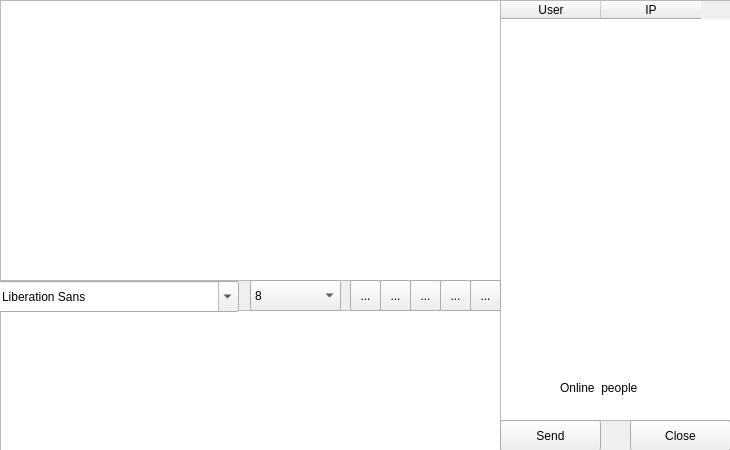
<?xml version="1.0" encoding="UTF-8"?>
<ui version="4.0">
 <class>ChatRoom</class>
 <widget class="QWidget" name="ChatRoom">
  <property name="geometry">
   <rect>
    <x>0</x>
    <y>0</y>
    <width>730</width>
    <height>450</height>
   </rect>
  </property>
  <property name="windowTitle">
   <string>Form</string>
  </property>
  <widget class="QTextBrowser" name="MsgBrowser">
   <property name="geometry">
    <rect>
     <x>0</x>
     <y>0</y>
     <width>501</width>
     <height>281</height>
    </rect>
   </property>
  </widget>
  <widget class="QTextEdit" name="MsgEdit">
   <property name="geometry">
    <rect>
     <x>0</x>
     <y>310</y>
     <width>501</width>
     <height>141</height>
    </rect>
   </property>
  </widget>
  <widget class="QTableWidget" name="userList">
   <property name="geometry">
    <rect>
     <x>500</x>
     <y>0</y>
     <width>231</width>
     <height>421</height>
    </rect>
   </property>
   <property name="selectionMode">
    <enum>QAbstractItemView::SingleSelection</enum>
   </property>
   <property name="selectionBehavior">
    <enum>QAbstractItemView::SelectRows</enum>
   </property>
   <column>
    <property name="text">
     <string>User</string>
    </property>
   </column>
   <column>
    <property name="text">
     <string>IP</string>
    </property>
   </column>
  </widget>
  <widget class="QPushButton" name="Send">
   <property name="geometry">
    <rect>
     <x>500</x>
     <y>420</y>
     <width>101</width>
     <height>31</height>
    </rect>
   </property>
   <property name="text">
    <string>Send</string>
   </property>
  </widget>
  <widget class="QPushButton" name="Close">
   <property name="geometry">
    <rect>
     <x>630</x>
     <y>420</y>
     <width>101</width>
     <height>31</height>
    </rect>
   </property>
   <property name="text">
    <string>Close</string>
   </property>
  </widget>
  <widget class="QFontComboBox" name="font">
   <property name="geometry">
    <rect>
     <x>-2</x>
     <y>281</y>
     <width>241</width>
     <height>31</height>
    </rect>
   </property>
  </widget>
  <widget class="QComboBox" name="size">
   <property name="geometry">
    <rect>
     <x>250</x>
     <y>280</y>
     <width>91</width>
     <height>31</height>
    </rect>
   </property>
   <item>
    <property name="text">
     <string>8</string>
    </property>
   </item>
   <item>
    <property name="text">
     <string>9</string>
    </property>
   </item>
   <item>
    <property name="text">
     <string>10</string>
    </property>
   </item>
   <item>
    <property name="text">
     <string>11</string>
    </property>
   </item>
   <item>
    <property name="text">
     <string>12</string>
    </property>
   </item>
   <item>
    <property name="text">
     <string>13</string>
    </property>
   </item>
   <item>
    <property name="text">
     <string>14</string>
    </property>
   </item>
   <item>
    <property name="text">
     <string>15</string>
    </property>
   </item>
   <item>
    <property name="text">
     <string>16</string>
    </property>
   </item>
   <item>
    <property name="text">
     <string>17</string>
    </property>
   </item>
   <item>
    <property name="text">
     <string>18</string>
    </property>
   </item>
   <item>
    <property name="text">
     <string>19</string>
    </property>
   </item>
   <item>
    <property name="text">
     <string>20</string>
    </property>
   </item>
  </widget>
  <widget class="QToolButton" name="bold">
   <property name="geometry">
    <rect>
     <x>350</x>
     <y>280</y>
     <width>31</width>
     <height>31</height>
    </rect>
   </property>
   <property name="text">
    <string>...</string>
   </property>
  </widget>
  <widget class="QToolButton" name="italic">
   <property name="geometry">
    <rect>
     <x>380</x>
     <y>280</y>
     <width>31</width>
     <height>31</height>
    </rect>
   </property>
   <property name="text">
    <string>...</string>
   </property>
  </widget>
  <widget class="QToolButton" name="under">
   <property name="geometry">
    <rect>
     <x>410</x>
     <y>280</y>
     <width>31</width>
     <height>31</height>
    </rect>
   </property>
   <property name="text">
    <string>...</string>
   </property>
  </widget>
  <widget class="QToolButton" name="clean">
   <property name="geometry">
    <rect>
     <x>440</x>
     <y>280</y>
     <width>31</width>
     <height>31</height>
    </rect>
   </property>
   <property name="text">
    <string>...</string>
   </property>
  </widget>
  <widget class="QLabel" name="usernum">
   <property name="geometry">
    <rect>
     <x>560</x>
     <y>380</y>
     <width>111</width>
     <height>16</height>
    </rect>
   </property>
   <property name="text">
    <string>Online  people</string>
   </property>
  </widget>
  <widget class="QToolButton" name="color">
   <property name="geometry">
    <rect>
     <x>470</x>
     <y>280</y>
     <width>31</width>
     <height>31</height>
    </rect>
   </property>
   <property name="text">
    <string>...</string>
   </property>
  </widget>
 </widget>
 <resources/>
 <connections/>
</ui>
